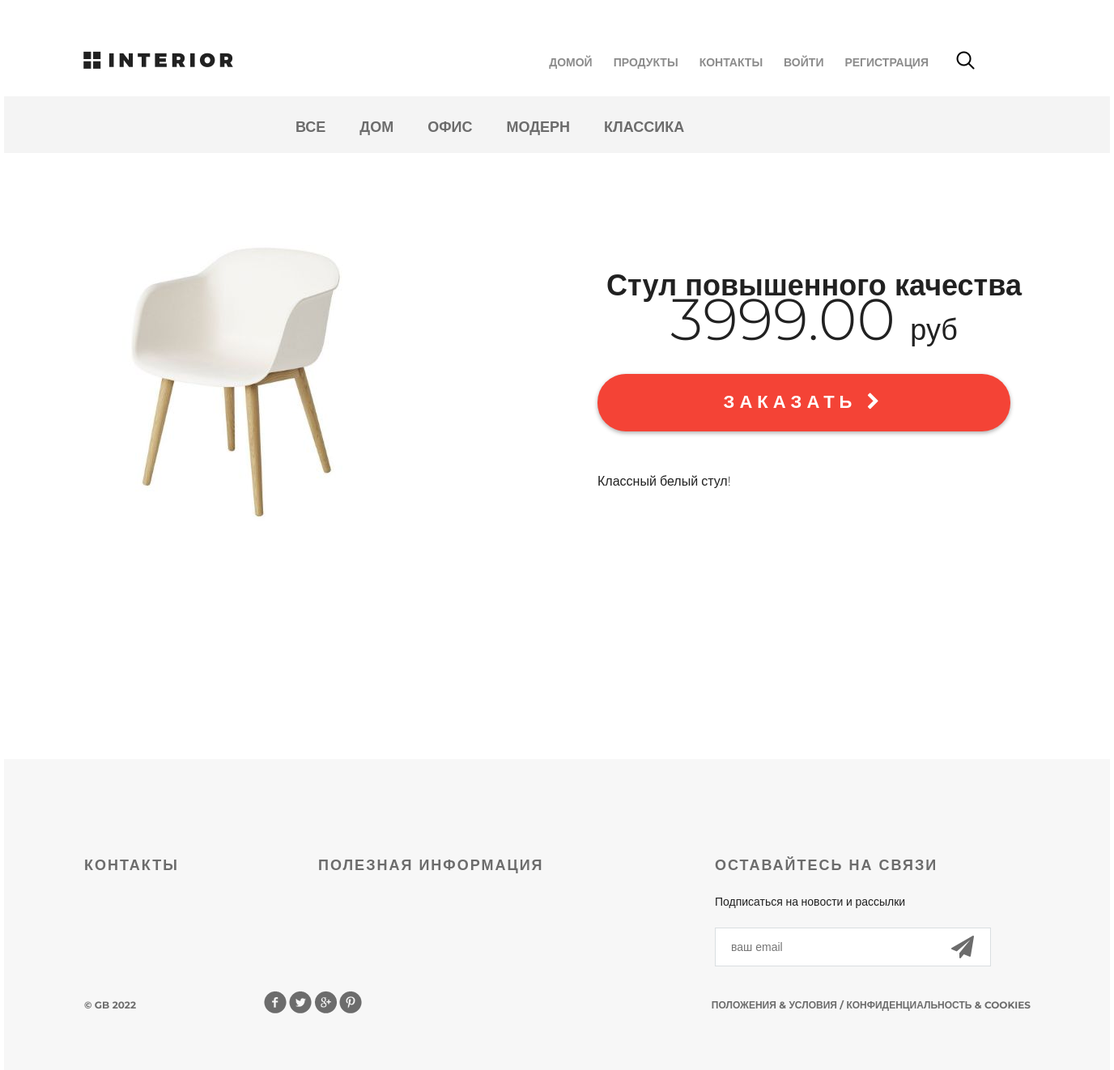
/product/1/, run on an earlier commit of the app's database.
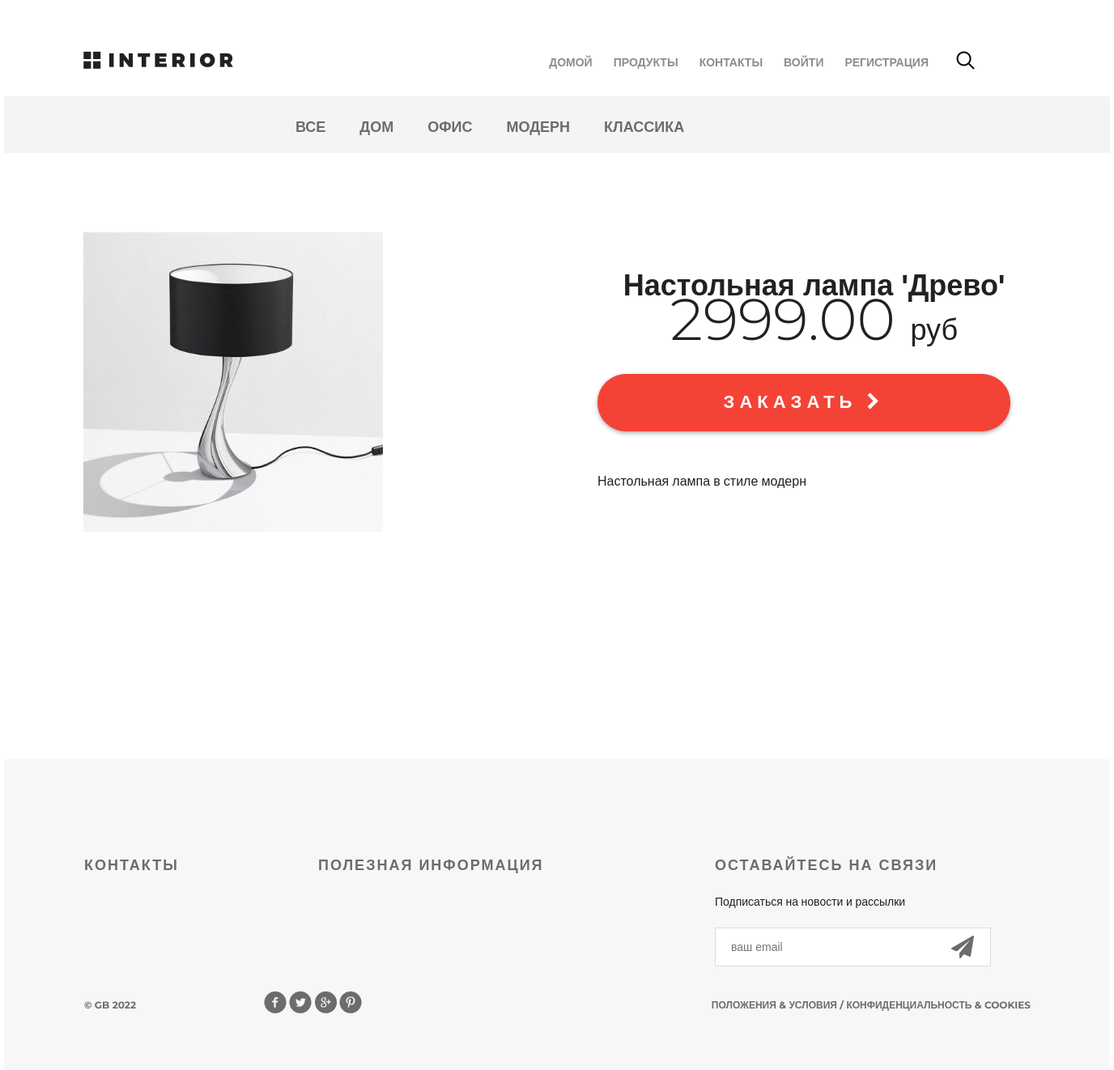
And on a later commit of the database.
### mainapp/models.py (models this page shows, shortened)
class Product(models.Model):
    name = models.CharField(max_length=25)
    description = models.TextField(max_length=140, blank=True)
    image = models.ImageField(upload_to='product_images')
    category = models.ForeignKey(Category, on_delete=models.DO_NOTHING)
    price = models.DecimalField(max_digits=8, decimal_places=2, default=0)
    is_active = models.BooleanField(default=True)

### mainapp/views.py (the view)
# urls.py: path('product/<int:pk>/', mainapp.product, name='product'),
def product(request, pk):
    product = get_object_or_404(Product, pk=pk)
    categories = Category.objects.all()
    return render(request, 'mainapp/product.html', context={
        'title': product.name,
        'links_menu': Category.objects.all(),
        'product': product,
        'categories': categories
    })

### mainapp/templatetags/tags.py (called while the page is built)
@register.simple_tag
def current_year():
    return datetime.datetime.now().year

### mainapp/templates/mainapp/product.html
{% extends 'mainapp/includes/base.html' %}
{% load static %}
{% block content %}
	<div class="container">
		<div class="hero-white">
			{% include 'mainapp/includes/main_manu_inc.html' %}
		</div>
		<div class="details">
			{% include 'mainapp/includes/category_inc.html' %}
			<div class="details-products">
				<div class="details-slider">
					<div class="slider-product">
						<img src="{{product.image.url}}">
					</div>
				</div>
				<div class="description">
					<h3 class="big-bold">{{product.name}}</h3>
					<p class="price"> {{product.price}} <span>руб</span></p>
					<a href="{% url 'basket:add' product.id %}" class="red-button">
						заказать <i class="fa fa-chevron-right" aria-hidden="true"></i>
					</a>
					<div class="description-text">
						{{product.description|linebreaks}}
					</div>
				</div>
			</div>
{% endblock %}

What changed in the data, as far as the page shows it:
changed Product: image: a different picture; name "Стул повышенного качества" → "Настольная лампа 'Древо'"; price "3999.00" → "2999.00"; description "Классный белый стул!" → "Настольная лампа в стиле модерн"
